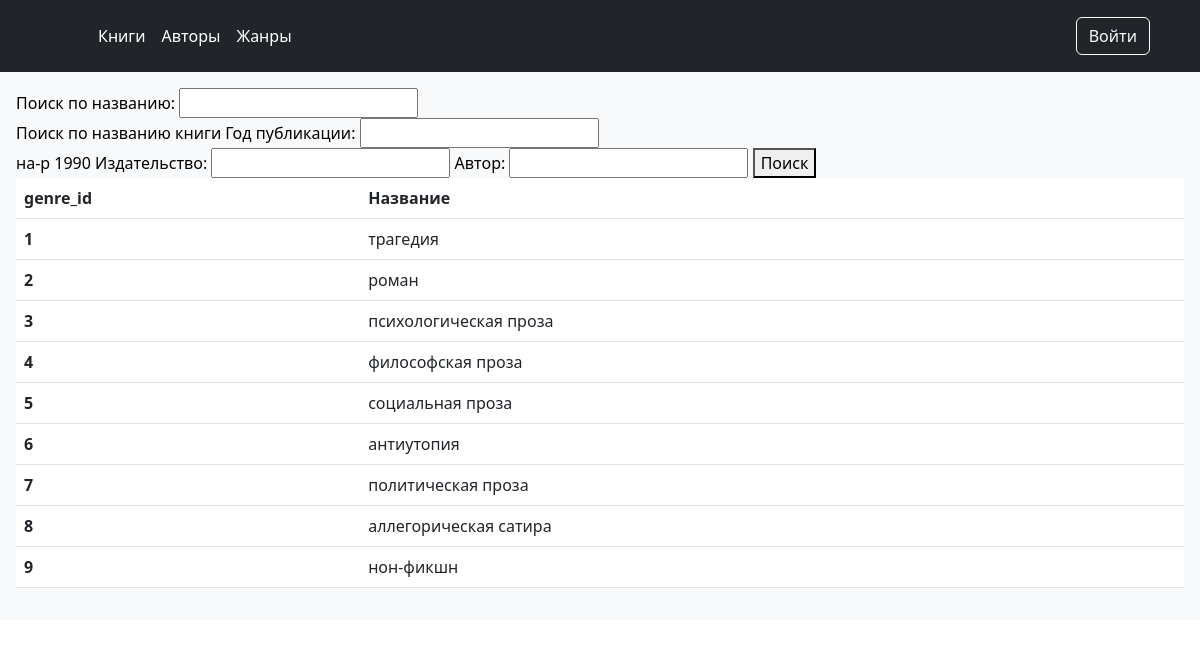
Screenshot of /search_genre/ with the database file from the repository.
### book/models.py (models this page shows)
class Genre(models.Model):
    genre_id = models.AutoField(primary_key=True)
    name = models.CharField('Жанр', max_length=255)
    def __str__(self):
        return self.name

### book/views.py (the view)
# urls.py: path('search_genre/', views.SearchGenre.as_view(), name='search_genre'),
class SearchGenre(TitleMixin, ListView):
    model = models.Genre
    template_name = 'book/search_genre.html'
    title = 'Список жанров'
    def get_queryset(self):
        title = self.request.GET.get('title')
        qs = models.Genre.objects.all()
        if title:
            return qs.filter(title__icontains=title)
        print("Title:", title)
        return qs
    def get_context_data(self, **kwargs):
        context = super().get_context_data(**kwargs)
        context['form'] = forms.BookSearch(self.request.GET or None)
        print(context)
        return context

### book/forms.py (shortened to what this page needs)
class BookSearch(forms.Form):
    title = forms.CharField(label='Поиск по названию',
                            required=False,
                            help_text='Поиск по названию книги')
    year_publishing = forms.IntegerField(label='Год публикации',
                                         min_value=0, required=False,
                                         help_text='на-р 1990')
    publishing_house = forms.CharField(label='Издательство',
                                       required=False)
    author = forms.CharField(label='Автор',
                             required=False)

### book/views.py (called while the page is built)
    def get_title(self):
        return self.title

    def get_context_data(self, **kwargs):
        context = super().get_context_data(**kwargs)
        context['title'] = self.get_title()
        return context

### book/templates/book/search_genre.html (shortened to what this page needs)
{% extends 'book/base.html'%}
{% block content %}
    <form method="GET">
    {{ form }}
    <button type="submit">Поиск</button>
  </form>
    <table class="table">
  <thead>
    <tr>
      <th scope="col">genre_id</th>
      <th scope="col">Название</th>
    </tr>
  </thead>
  <tbody>
  {% for genre in genre_list %}
  <tr>
   <th scope="row">{{ genre.genre_id }}</th>
      <td>{{genre.name}}</td>
    </tr>
  {% endfor %}
   </tbody>
</table>
  </body>
{% endblock %}

### rows the page displays
Genre: genre_id "1", name "трагедия"
Genre: genre_id "2", name "роман"
Genre: genre_id "3", name "психологическая проза"
Genre: genre_id "4", name "философская проза"
Genre: genre_id "5", name "социальная проза"
Genre: genre_id "6", name "антиутопия"
Genre: genre_id "7", name "политическая проза"
Genre: genre_id "8", name "аллегорическая сатира"
Genre: genre_id "9", name "нон-фикшн"
